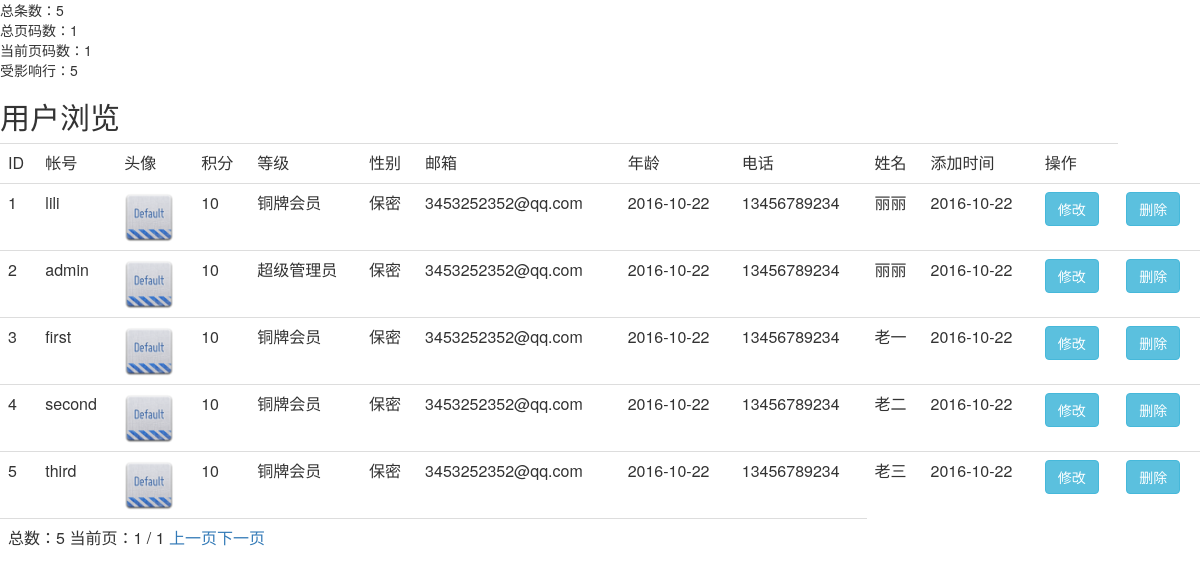
The app's page /Admin/user/showuser.php with its own data.
### tables this page shows
create table if not exists `shop_user` (
	`id`   int unsigned  not null auto_increment,
	primary key(`id`) comment '主键',
	`user` varchar(64) not null ,
		unique un_user(`user`) comment '唯一登录帐号',
		`pass` char(32) not null comment '密码',
		`icon` varchar(255) not null default 'default.jpg' comment '头像',
		`integral` int unsigned not null default 0 comment '积分',
		`level` tinyint not null default 2 comment '0:超级管理员,1:管理员，2：铜牌，3：银牌，4：金牌：5：钻石',
		`sex` tinyint not null default 2 comment '0:女,1:男,2:妖',
		`email` varchar(64) not null default "" comment '邮箱',
		`age` int unsigned not null default 0 comment '0:表示没有设置年龄',
		`tel` char(11) not null default "" comment '手机',
		`real_name` varchar(64) not null default "" comment '真实姓名',
		`addtime` int unsigned not null 
	);

### Admin/user/showuser.php (the view, shortened to what this page needs)
<?php
    $link = @mysqli_connect(HOST,USER,PASS,DB) or exit('连接失败！错误消息：' . mysqli_connect_error());;
    mysqli_set_charset($link , 'utf8');
    $num = 5;
    $sql = "select count(*) total from `shop_user`";
    $total = mysqli_query($link , $sql);
    $total = mysqli_fetch_assoc($total)['total'];
    echo '总条数：' . $total . '<br>';
    $totalPage = ceil($total / $num);
    echo '总页码数：' . $totalPage . '<br>';
    $p = isset($_GET['p']) ? $_GET['p'] : 1 ;
    echo '当前页码数：' . $p . '<br>';
    $offset = ($p - 1) * $num;
    if($total>0){
    $sql = "select * from `".PIX."user` order by `id` limit {$offset},{$num}";}
    $result = mysqli_query($link , $sql);
    $userlist = [];
    echo '受影响行：' . mysqli_affected_rows($link);
    if(mysqli_affected_rows($link) > 0){
        while($row = mysqli_fetch_assoc($result)){
            $userlist[] = $row;
        }
    }
    $level = ['超级管理员','管理员','铜牌会员','银牌会员','金牌会员','钻石会员'];
    $sex = ['女','男','保密'];
?>
<!doctype html>
<html>
    <head>
        <link rel="stylesheet" href="../public/css/bootstrap.min.css">
    </head>
    <body>
        <h2>用户浏览</h2>
        <table class="table table-hover">
            <tr>
                <td>ID</td>
                <td>帐号</td>
                <td>头像</td>
                <td>积分</td>
                <td>等级</td>
                <td>性别</td>
                <td>邮箱</td>
                <td>年龄</td>
                <td>电话</td>
                <td>姓名</td>
                <td>添加时间</td>
                <td>操作</td>
            </tr>
            <?php if(count($userlist) > 0): ?>
            <?php foreach($userlist as $key => $val): ?>
            <tr>
                <td><?php echo $val['id']; ?></td>
                <td><?php echo $val['user']; ?></td>
                <td>
                <?php if($val['icon']=='default.jpg'):?>
               <img style="width:50px;" src="../../Common/goodsimage/default.jpg">
                <?php else: ?>
                     <img style="width:50px;" src="../../Common/goodsimage/s_<?php echo $val['icon'];?>">
                <?php endif;?>
                </td>
                <td><?php echo $val['integral']; ?></td>
                <td><?php echo $level[ $val['level'] ]; ?></td>
                <td><?php echo $sex[ $val['sex'] ]; ?></td>
                <td><?php echo $val['email']; ?></td>
                <td>
                    <?php
                        if($val['age'] <= 0){
                            echo '未设置';
                        }else{
                            echo date('Y-m-d',$val['age']);
                        }
                    ?>
                </td>
                <td><?php echo $val['tel']; ?></td>
                <td><?php echo $val['real_name']; ?></td>
                <td>
                    <?php
                        if($val['addtime'] <= 0){
                            echo '未设置';
                        }else{
                            echo date('Y-m-d',$val['addtime']);
                        }
                    ?>
                </td>
                <td>
                    <a href="../login/update.php?id=<?php echo $val['id'] ?>" class="btn btn-info" >修改</a>
                </td>
                <td>
                    <a href="../login/action.php?a=delete&id=<?php echo $val['id'] ?>" class="btn btn-info">删除</a>
                </td>
            </tr>
            <?php endforeach; ?>
            <?php else: ?>
            <tr>
                <td colspan="12">查无数据！</td>
            </tr>
            <?php endif; ?>
            <tr>
                <td colspan="9">
                    <?php echo "总数：" . $total ?>
                    <?php echo "当前页：{$p} / {$totalPage}" ?>
                    <?php
                        $pre = $p - 1;
                        echo "<a href='./showuser.php?p={$pre}'>上一页</a>";
                        $next = $p + 1;
                        echo "<a href='./showuser.php?p={$next}'>下一页</a>";
                    ?>
                </td>
            </tr>
        </table>
    </body>
</html>

### records on screen
shop_user: id "1", user "lili", integral "10", level "铜牌会员", sex "保密", email "3453252352@qq.com", age "2016-10-22", tel "13456789234", real_name "丽丽", addtime "2016-10-22"
shop_user: id "2", user "admin", integral "10", level "超级管理员", sex "保密", email "3453252352@qq.com", age "2016-10-22", tel "13456789234", real_name "丽丽", addtime "2016-10-22"
shop_user: id "3", user "first", integral "10", level "铜牌会员", sex "保密", email "3453252352@qq.com", age "2016-10-22", tel "13456789234", real_name "老一", addtime "2016-10-22"
shop_user: id "4", user "second", integral "10", level "铜牌会员", sex "保密", email "3453252352@qq.com", age "2016-10-22", tel "13456789234", real_name "老二", addtime "2016-10-22"
shop_user: id "5", user "third", integral "10", level "铜牌会员", sex "保密", email "3453252352@qq.com", age "2016-10-22", tel "13456789234", real_name "老三", addtime "2016-10-22"

### other values on screen
$total "5"
$totalPage "1"
$p "1"
mysqli_affected_rows($link) "5"
